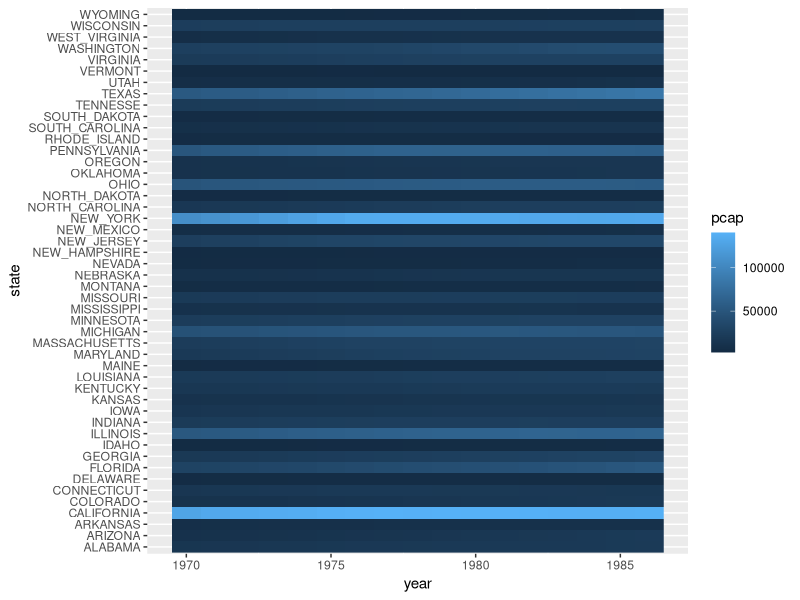
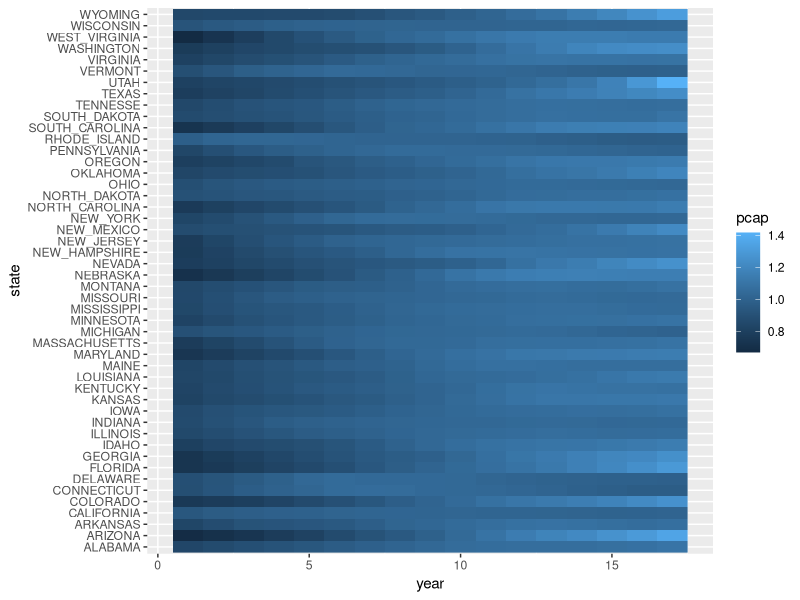
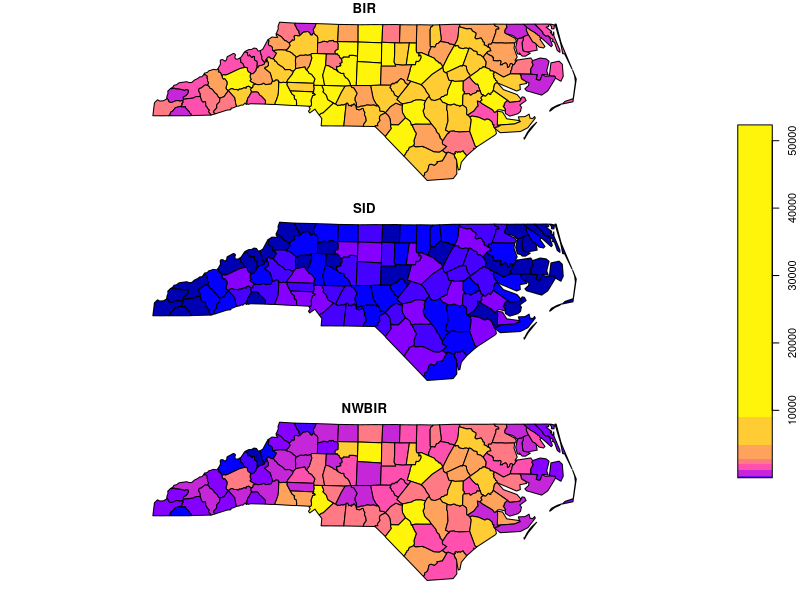
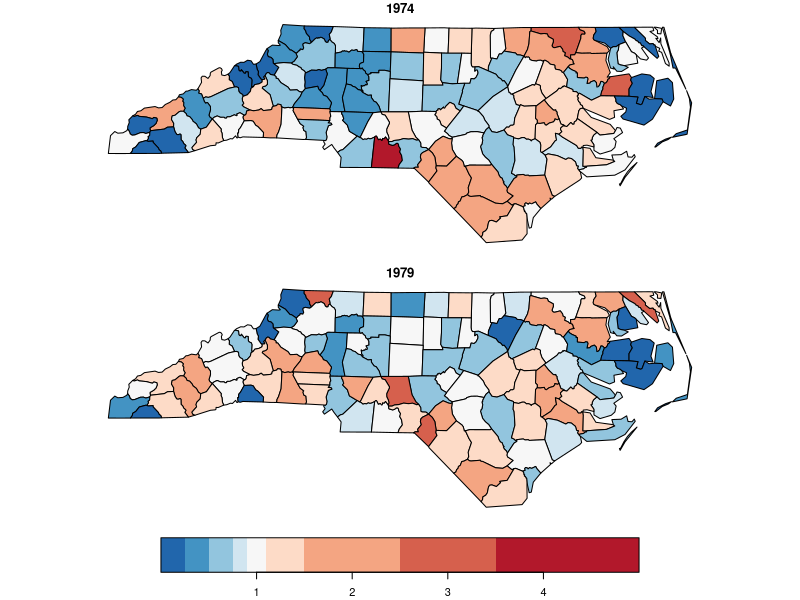
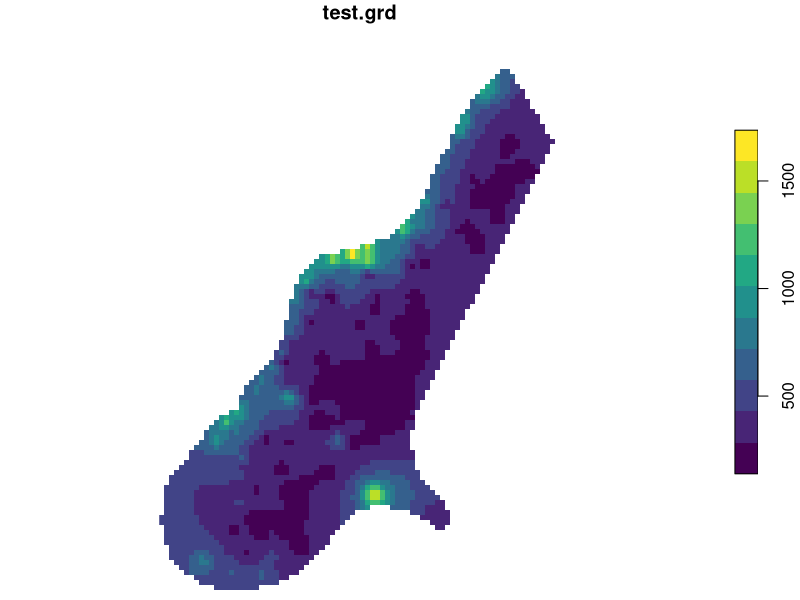
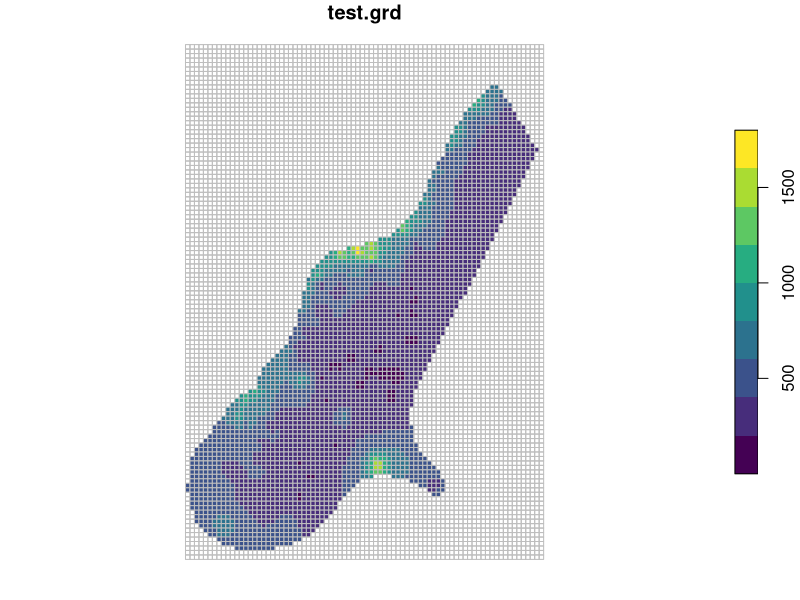

Here is the R script that generated these plots, in order: (Note: this script raises an error after producing the figures.)
## ----setup, include=FALSE-----------------------------------------------------
knitr::opts_chunk$set(echo = TRUE)


## ----eval=FALSE---------------------------------------------------------------
## if (!require(remotes))
##   install.packages("remotes")
## remotes::install_github("r-spatial/stars")


## ----eval=FALSE---------------------------------------------------------------
## install.packages("starsdata", repos = "http://gis-bigdata.uni-muenster.de/pebesma", type = "source")


## -----------------------------------------------------------------------------
library(stars)


## -----------------------------------------------------------------------------
library(ggplot2)
data(Produc, package = "plm")
head(Produc)
ggplot(Produc) + geom_raster(aes(y = state, x = year, fill = pcap))


## -----------------------------------------------------------------------------
(s = st_as_stars(Produc, y_decreasing = FALSE))
s = st_apply(s, 1, function(x) x/mean(x)) %>%
  st_set_dimensions(names = c("year", "state"))
s
pr = as.data.frame(s)
head(pr)
ggplot(pr) + geom_raster(aes(y = state, x = year, fill = pcap))


## -----------------------------------------------------------------------------
nc = read_sf(system.file("gpkg/nc.gpkg", package="sf"))
nc.df = st_set_geometry(nc, NULL) # m is a regular, non-spatial data.frame
head(nc.df)


## -----------------------------------------------------------------------------
mat = as.matrix(nc.df[c("BIR74", "SID74", "NWBIR74", "BIR79", "SID79", "NWBIR79")])
dim(mat) = c(county = 100, var = 3, year = 2) # make it a 3-dimensional array
# set dimension values to the array:
dimnames(mat) = list(county = nc$NAME, var = c("BIR", "SID", "NWBIR"), year = c(1974, 1979))
# convert array into a stars object
(nc.st = st_as_stars(pop = mat))


## -----------------------------------------------------------------------------
(nc.geom <- st_set_dimensions(nc.st, 1, st_geometry(nc)))


## -----------------------------------------------------------------------------
plot(st_apply(nc.geom, c(1,2), sum), key.pos = 4) # sum population over year


## -----------------------------------------------------------------------------
# split out BIR, SID, NWBIR over attributes:
split(nc.geom, 2) 
# sum by category:
(nc.sum = sapply(split(nc.geom, 2), sum)) 
# denominator: mean incidence ratio, averaged over county & years:
(IR = nc.sum[2]/nc.sum[1]) 
# standardise each year/counte value by dividing over IR:
nc.SIR = st_apply(nc.geom, c(1,3), function(x) (x[2]/x[1])/IR)
plot(nc.SIR, breaks = c(0,.25,.5,.75,.9,1.1,1.5,2.5,3.5,5), 
  pal = rev(RColorBrewer::brewer.pal(9, "RdBu")))


## -----------------------------------------------------------------------------
#library(mapview)
#mapview(breweries)


## -----------------------------------------------------------------------------
(g = read_stars(system.file("external/test.grd", package = "raster")))
plot(g, col = viridis::viridis(11), breaks = "equal")


## -----------------------------------------------------------------------------
(g.sf = st_as_sf(g, na.rm = FALSE))
plot(g.sf, border = 'grey', pal = viridis::viridis(9), nbreaks = 10)


## -----------------------------------------------------------------------------
(r = read_stars(system.file("pictures/Rlogo.jpg", package = "rgdal"))) # the old one
plot(r, breaks = "equal")


## -----------------------------------------------------------------------------
(r.rgb = st_rgb(r))
r.rgb[[1]][1:3,1]


## -----------------------------------------------------------------------------
L7file = system.file("tif/L7_ETMs.tif", package = "stars")
(L7 = read_stars(L7file))


## -----------------------------------------------------------------------------
plot(L7)


## -----------------------------------------------------------------------------
plot(L7, join_zlim = FALSE)


## -----------------------------------------------------------------------------
par(mfrow = c(1, 2))
plot(L7, rgb = c(3,2,1), reset = FALSE, main = "RGB")    # rgb
plot(L7, rgb = c(4,3,2), main = "False color (NIR-R-G)") # false color


## -----------------------------------------------------------------------------
bb = st_bbox(c(xmin = -10, xmax = 20, ymin = 40, ymax = 60), crs = 4326)
(x = st_as_stars(bb, dx = 1, dy = 1))


## -----------------------------------------------------------------------------
sf_use_s2(FALSE)
library(rnaturalearth)
ne = ne_countries(returnclass = "sf", continent = 'europe')
ne$pop_dens = units::set_units(ne$pop_est / st_area(ne), 1/(km^2))
plot(ne["pop_dens"], reset = FALSE, extent = bb)
pop = st_rasterize(ne["pop_dens"], x)
plot(st_as_sf(pop, na.rm = FALSE), add = TRUE, border = 'grey')


## -----------------------------------------------------------------------------
(pop.3035 = st_transform(pop, 3035))
ne.3035 = st_transform(ne, 3035)
plot(pop.3035, border = 'grey', reset = FALSE)
plot(st_geometry(ne.3035), add = TRUE, border = 'yellow')


## -----------------------------------------------------------------------------
target_grid = st_as_stars(st_bbox(pop.3035)) # add dimensions/cell sizes etc here
(w = st_warp(pop, target_grid)) # or give only a target crs
plot(w, border = 'grey', reset = FALSE)
plot(st_geometry(ne.3035), add = TRUE, border = 'yellow')


## -----------------------------------------------------------------------------
(w <- system.file("nc/bcsd_obs_1999.nc", package = "stars") %>%
    read_stars("data/full_data_daily_2013.nc"))
plot(w)


## -----------------------------------------------------------------------------
x = c(
"avhrr-only-v2.19810901.nc",
"avhrr-only-v2.19810902.nc",
"avhrr-only-v2.19810903.nc",
"avhrr-only-v2.19810904.nc",
"avhrr-only-v2.19810905.nc",
"avhrr-only-v2.19810906.nc",
"avhrr-only-v2.19810907.nc",
"avhrr-only-v2.19810908.nc",
"avhrr-only-v2.19810909.nc"
)
# see the second vignette:
# install.packages("starsdata", repos = "http://pebesma.staff.ifgi.de", type = "source")
file_list = system.file(paste0("netcdf/", x), package = "starsdata")
(y = read_stars(file_list, quiet = TRUE))


## -----------------------------------------------------------------------------
(z = adrop(y))


## -----------------------------------------------------------------------------
library(ggplot2)
library(viridis)
## Loading required package: viridisLite
library(ggthemes)
ggplot() +
  geom_stars(data = z[1], alpha = 0.8, downsample = c(10, 10, 1)) +
  facet_wrap("time") +
  scale_fill_viridis() +
  coord_equal() +
  theme_map() +
  theme(legend.position = "bottom") +
  theme(legend.key.width = unit(2, "cm"))


## -----------------------------------------------------------------------------
y[2] # second attribute
y[,1:10,1:12] # x/y region
y[,,,1] # zlev
y[,,,,3:5] # time


## ----eval=FALSE---------------------------------------------------------------
## x = st_as_stars() # global, 1 degree grid
## plot([ne])


## -----------------------------------------------------------------------------
granule = system.file("sentinel/S2A_MSIL1C_20180220T105051_N0206_R051_T32ULE_20180221T134037.zip", 
  package = "starsdata")
s2 = paste0("SENTINEL2_L1C:/vsizip/", granule, 
  "/S2A_MSIL1C_20180220T105051_N0206_R051_T32ULE_20180221T134037.SAFE/MTD_MSIL1C.xml:10m:EPSG_32632")
(p = read_stars(s2))


## -----------------------------------------------------------------------------
ndvi = function(x) (x[4]-x[1])/(x[4]+x[1])
(p.ndvi = st_apply(p, c("x", "y"), ndvi)) # doesn't actually do anything, yet
plot(p.ndvi)


## ----eval = TRUE--------------------------------------------------------------
dirs = list.dirs(".")
dirs = dirs[grepl("./LC08229064", dirs)] # those starting with ./LC08229064 : an L8 scene
f = list.files(dirs, pattern = "*band[1-7].tif", full.names = TRUE)

# to save memory, we continuously overwrite an object called "l":
l = lapply(f, function(x) read_stars(x, proxy=FALSE))
# the scenes don't line up 100%, so we need to warp them to the geometry of the first:
for (i in 2:length(l))
	l[[i]] = st_warp(l[[i]], l[[1]])
l = do.call(c, l) # every band is an attribute, with ugly names:
names(l)[1:3]

# get dates from scene name:
d = as.Date(substr(names(l), 18, 25), format = "%Y%m%d")
d[1:3]
# get band from scene name:
band = substr(names(l), 45, 49)
band[1:7]

# throw all bands in a dimension:
(l = merge(l))

di =  st_dimensions(l)
di[3] = NULL # remove the third attribute
# the order in which we add these dimensions matters; band cycles fastest, so will be added last:
di$date = stars:::create_dimension(values = unique(d))
di$band = stars:::create_dimension(values = unique(band))

(l = st_redimension(l, di))

# select a time slice and see all bands:
plot(adrop(l[,,,1,]))
# select a band and see a time series of that band
plot(l[,,,,1])
# reduce dimension "band" to an index (ndvi) and show its time series:
# ndvi = function(x) ifelse(x[5] < 1 || x[4] < 1, NA, (x[4]-x[3])/(x[4]+x[3]))
# plot(st_apply(l, 1:3, ndvi), breaks = "equal")
